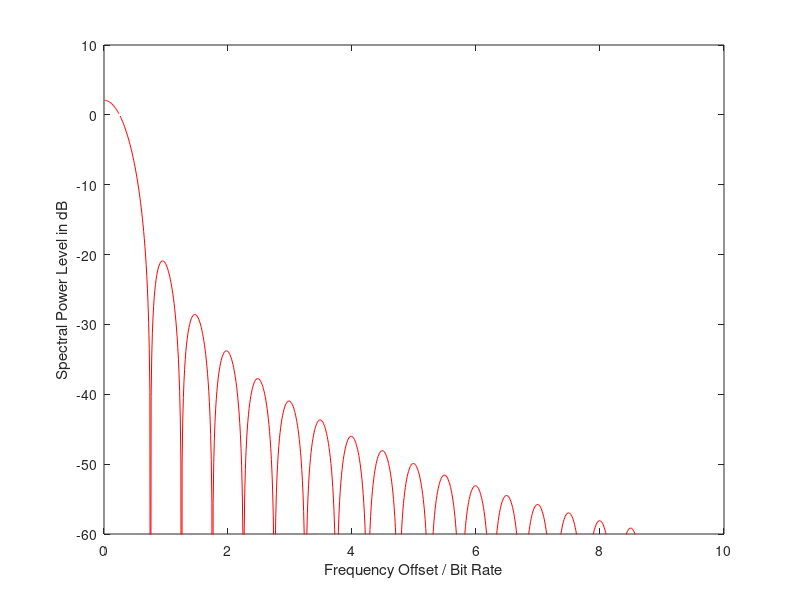

This chart was generated by the following MATLAB code:
% GMSK PSD
pi = 3.141592;
sqrpi = pi^2;
MSK = [];
xaxis = [];
for i=1:1000
f = i/100;
% f is frequency normalized to to 1/(bit duration)
xaxis = [xaxis, f ];
ymsk = 16/sqrpi * (cos(6.2832 * f))^2/ (1- 16 * f^2)^2;
MSK = [MSK, 10 * log10(ymsk)];
end
plot(xaxis,MSK, 'r-');
axis([0 10 -60 10]);
ylabel('Spectral Power Level in dB');
xlabel('Frequency Offset / Bit Rate');
